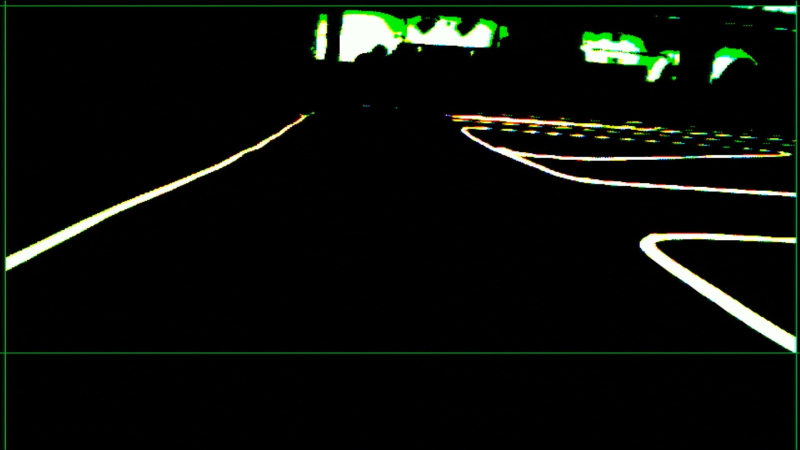
#> input picture Vision_Processing/assets/Course_Images/Straight_Line_1.jpeg, 1600 x 900 px (shown at 1/2 size)
$ python VisionProcessingScratch.py
#> lines starting #> are read from the running program, lines starting #| are printed output that depends on the picture; after the words box and inside, x2 and y2 are one past the last pixel; in counts of white or black regions, pixels touching at a corner belong together
#Hello Fellow Group mates,
#pls pip install numpy, opencv-python, matplotlib, for this to work.
#NOTE: you need to use python 3.11.0, 64 bit, NOT PYTHON 10, switch at the bottom of the window on the blue bar (not always needed)
#NOTE: Also make sure you are in the correct directory else you dont be able to find the file
import cv2
import numpy as np
import matplotlib.pyplot as plt
from matplotlib.widgets import Button, RangeSlider, Slider
import math
from skimage.transform import hough_line as hl
from skimage.transform import  hough_line_peaks as hlp


#ALL GLOBAL VARIABLES:
global NUM_PATH_ANGLES
#this is how many angles we use (the rover will round all paths into 360 degreese divided into however many angles we allow)
NUM_PATH_ANGLES = 50

global ANGLE_RANGE
#this is the range of the field of view of the rover (0 to 180)
ANGLE_RANGE = 180

global DISTANCE_SENSITIVITY
#the distance sensitivity determines how close lines of the same angle bin must be to eachother to be considered the "same line"
DISTANCE_SENSITIVITY = 0.1

global DISTANCE_BINS
#for binning distances (how many distances do you want)
DISTANCE_BINS = 10


# [16 lines left out: function camera, not called in this run]


def photo_process(ranges={"lower": np.array([0, 0, 0]), "upper": np.array([179, 255, 255])}, photo="./assets/TestPhoto.jpg", mode="FullSliders", blueMask={"lower": np.array([138, 129, 143]), "upper": np.array([192, 255, 255])}, greenMask={"lower": [0, 0, 0], "upper": [179, 255, 255]}, redMask={"lower": [0, 0, 0], "upper": [179, 255, 255]}):
#> called with mode = 'JustMask'
    img = cv2.imread(photo, -1)
#> img is the input picture: shape (900, 1600, 3); mean B, G, R 10.2, 14.1, 11.2
    # [6 lines of commented-out code are left out]
    if mode == "FullSliders":
        FullSliders(img, ranges)
    elif mode == "PlotTwo":
        PlotTwo(img, Mask(img, ranges["lower"], ranges["upper"]))
    elif mode == "TripleMask":
        TripleMask(img, blueMask, greenMask, redMask)
    elif mode == "JustMask":
        #return img
        return JustMask(img, ranges["lower"], ranges["upper"])

# [63 lines left out: functions HueMask, PlotTwo, gptSliders, Mask, not called in this run]

def JustMask(image, lowerRange, upperRange):
    frame = cv2.cvtColor(image, cv2.COLOR_BGR2HSV)
#> frame: shape (900, 1600, 3); mean H, S, V 12.3, 34.1, 14.7

    mask = cv2.inRange(frame, lowerRange, upperRange)
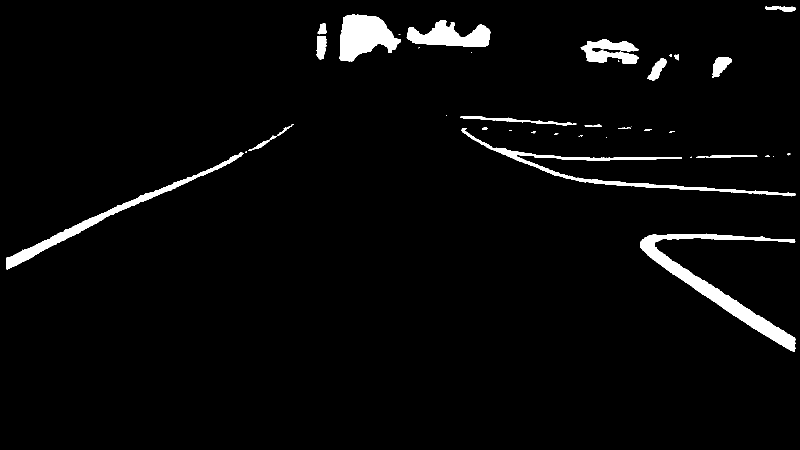
#> mask: shape (900, 1600) (shown at 1/2 size); 3.2% white; 40 white regions (16 under 20 px), largest, box (x1, y1, x2, y2) and area: (1280, 467, 1591, 704) 11788, (679, 29, 802, 123) 7429, (12, 305, 488, 539) 6523

    return mask

# [65 lines left out: function FullSliders, not called in this run]

def npArrayToNormal(npArray):
    #not needed, just becuase I forget how to do it a lot
    return npArray.tolist()

# [8 lines left out: function TripleMask, not called in this run]

def ShowMask(mask):
    plt.imshow(mask)
    plt.show()

# [35 lines left out: functions getMeanRange, addMarkerMap, not called in this run]

#OpenCV uses H: 0-255, S: 0-255, V: 0-255
#Masks, of the form [Hue, saturation, value]
blueRanges = {"lower": np.array([138, 129, 143]), "upper": np.array([192, 255, 255])}
redRanges = {"lower": np.array([110, 165, 55]), "upper": np.array([160, 255, 175])}
greenRanges = {"lower": np.array([55, 150, 116]), "upper": np.array([110, 255, 200])}
totalRanges = {"lower": np.array([0, 0, 0]), "upper": np.array([179, 255, 255])}
RGBMap = [{"lower": np.array([110, 165, 55]), "upper": np.array([160, 255, 175]), "name": "Red"}, {"lower": np.array([138, 129, 143]), "upper": np.array([192, 255, 255]), "name": "Blue "}, {"lower": np.array([55, 150, 116]), "upper": np.array([110, 255, 200]), "name": "Green"}]

#addMarkerMap(ranges = RGBMap)
#print(str(getMeanRange()))


#Something Nice to Know:
#https://pyimagesearch.com/2015/01/19/find-distance-camera-objectmarker-using-python-opencv/

# [16 lines left out: function HSVtoInt, not called in this run]

#LineProcessing:
def FindRange(photo="./assets/Course_Images/Straight_Line_1.jpeg"):
    img = cv2.imread(photo, -1)
    FullSliders(Source=img)

# [157 lines left out: functions plotHoughLines, HoughLinesOverlay, Hough, crop, not called in this run]

#for debugging (I think Im loosing my mind)
def doNothing(photo, h, q, d):
    return {"h": h, "t": q, "d": d}

# [316 lines left out: functions HoughLinesReturn, HoughBinSliders, HoughSliders, getLines, chopchop, houghFiltered and 4 more, not called in this run]

def WriteToTemp(list):

    with open(r'./assets/temp.txt', 'w') as fp:
        for line in list:
            # write each item on a new line
            fp.write("%s\n" % line)
        print('Done')

# [260 lines left out: functions LengthFilter, linePointAngle, listToDict, SegmentLength, usableLines, ClosestPointsTable and 2 more, not called in this run]


img = photo_process(photo="./assets/Course_Images/Straight_Line_1.jpeg", mode="JustMask", ranges={"lower": np.array([0, 0, 220]), "upper": np.array([190, 80, 255])})

cv2.imwrite("SavedPhoto.jpg", img)


out = []
for x in range(len(img)):
    for y in range(len(img[x])):
        #print(img[x][y])
        if img[x][y] != 0:
            out.append([x,y])
#> after the loop, out = 45934 items

WriteToTemp(out)
#> the loop in WriteToTemp, `for line in list:` made 45934 passes
#> line on passes 1 to 3: [13, 1531], [13, 1532], [13, 1533]


#print(ClosestPointsTable(SegmentDetector(mode="returnLines"), 10))


ApproxWhiteRange = {"lower": np.array([0, 0, 220]), "upper": np.array([255, 255, 255]), " name": "white"}


# [12 lines of commented-out code are left out]
[300, 80]
#photo_process(photo="./assets/Lamp_Images/Big_Blue.jpeg", range=totalRanges, mode="FullSliders")
#photo_process(range=totalRanges, mode="TripleMask", blueMask=blueRanges, greenMask=greenRanges, redMask=redRanges)
